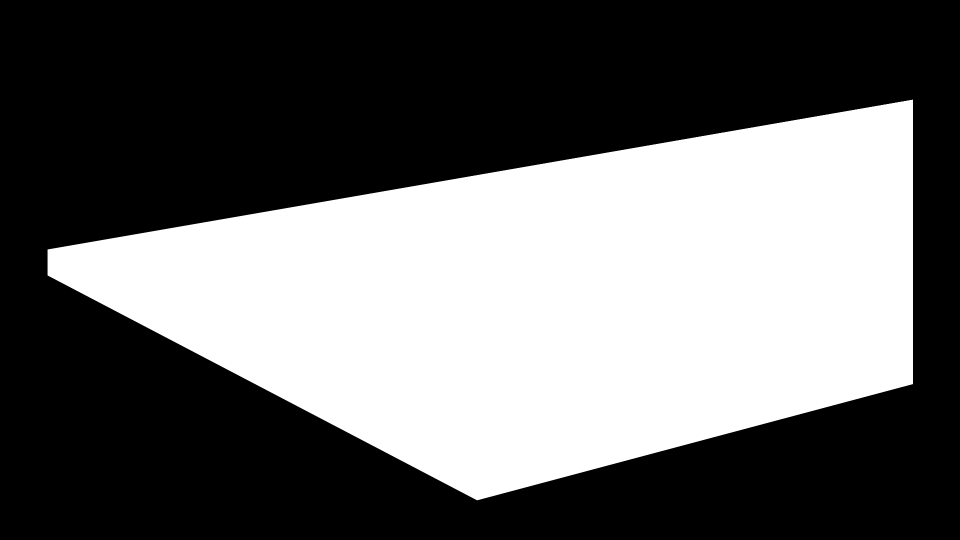
#> input picture analysis/demo/masks/fish.png, 1920 x 1080 px, found by its file name (shown at 1/2 size)
$ python detection_prototyping_class.py
#> lines starting #> are read from the running program, lines starting #| are printed output that depends on the picture; pictures that were not available may be replaced by others from this repository, and a replacement may not be noted
import os
from math import cos, sin

import cv2 as cv
import numpy as np

fish_area_mask = cv.imread("masks/fish.png", cv.IMREAD_GRAYSCALE)
#> fish_area_mask is the input picture: shape (1080, 1920); min 0, max 255, mean 102.5
full_area_mask = cv.imread("masks/full.png", cv.IMREAD_GRAYSCALE)
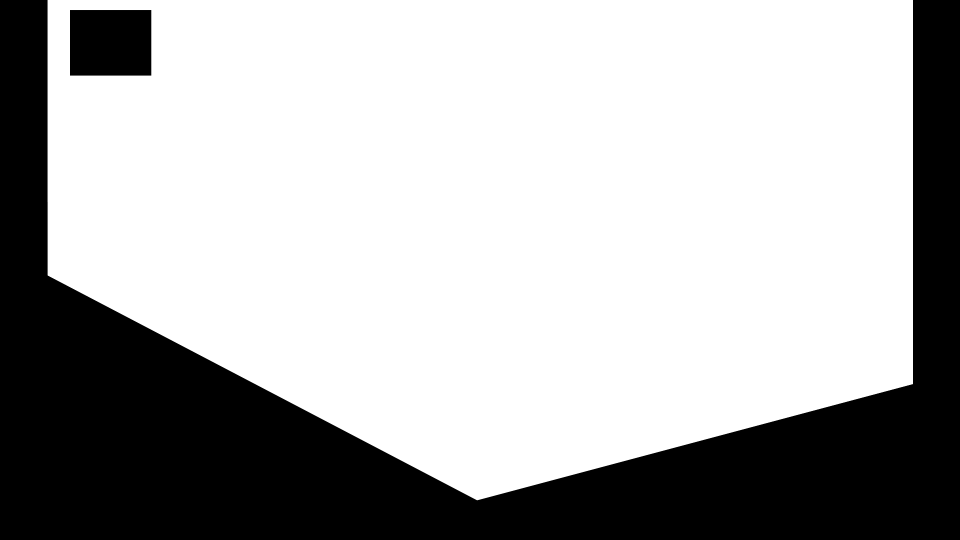
#> input picture analysis/demo/masks/full.png, 1920 x 1080 px, found by its file name (shown at 1/2 size)
#> full_area_mask is the input picture: shape (1080, 1920); min 0, max 255, mean 174.2
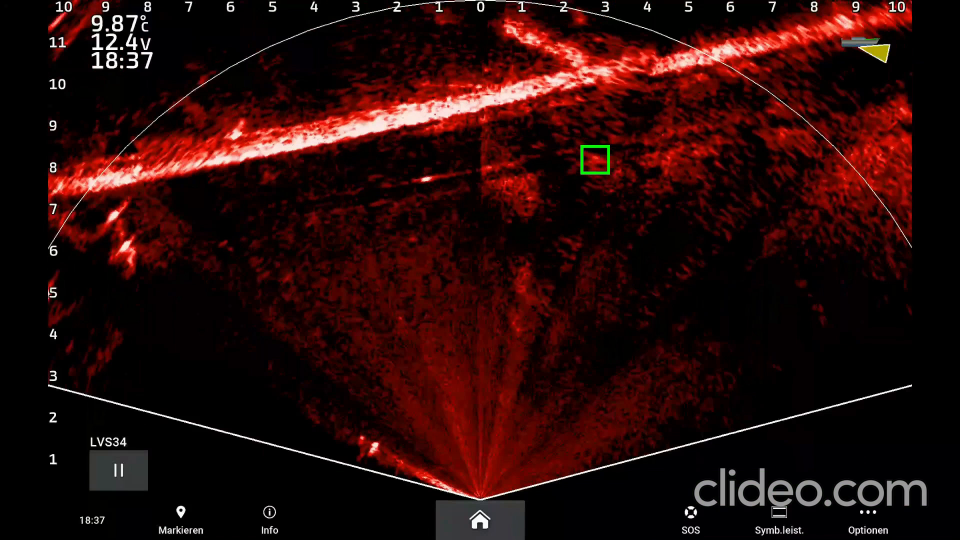
#> input picture frame 4 of tests/data/raw/videos/trimmed_video_minimal.mp4, 1920 x 1080 px, given in place of 20_10_std_dev_threshold_2_median_11_drop_duplicates_crop.mp4, which was not available (shown at 1/2 size)
#> further down, raw_frame is the input picture: shape (1080, 1920, 3); mean B, G, R 9.2, 10.5, 39.6


class Object:
    def __init__(self, identifier, contour, frame_number):
        self.ID = identifier
        self.frames_observed = [frame_number]
        self.show = [False]
        self.contours = [contour]

        x, y, w, h = cv.boundingRect(contour)
        self.midpoints = [(int(x + w / 2), int(y + h / 2))]

        self.classification = ["Objekt"]

        self.velocity = []
        self.mean_v = None
        self.mean_v_last_10 = None
        self.river_rot = -2.7229

    # [8 lines left out: function update_object, not called in this run]

    def draw_bounding_box(self, img, color):
        x, y, w, h = cv.boundingRect(self.contours[-1])
        cv.rectangle(img, (x, y), (x + w, y + h), color, 2)
        cv.putText(
            img,
            (self.classification[-1] + " " + str(self.ID)),
            (x, y - 10),
            cv.FONT_HERSHEY_SIMPLEX,
            0.75,
            color,
            2,
        )
        # if self.mean_v is not None:
        #     cv.putText(img, (str(self.mean_v[0])),
        #                      (x, y + 10), cv.FONT_HERSHEY_SIMPLEX, 0.75, color, 2)
        return img

    # [31 lines left out: functions draw_classifications_box, calculate_speed, not called in this run]

    def draw_past_midpoints(self, img, color):
        for point in self.midpoints:
            cv.circle(img, point, 2, color, -1)
        return img

    def occurences_in_last_x(self, frame_number, x):
        a = np.array(self.frames_observed, dtype="int")
        return a[a >= frame_number - x].shape[0]

    # [22 lines left out: function classify_object, not called in this run]

    def rotate_vector(self, vec, theta):
        rot = np.array([[cos(theta), -sin(theta)], [sin(theta), cos(theta)]])
        return np.dot(rot, vec)


class FishDetector:
    def __init__(self, filename):
        self.filename = filename
        self.current_frame = None
        self.framebuffer = None
        self.buffer_size = 120
        self.frame_number = 0  # TOD Must not overflow - recycle

        self.current_mean = None
        self.current_enhanced = None
        self.current_tracked = None
        self.current_labeled = None
        self.current_output = None
        self.points_of_interest_filter = None
        self.raw_frame = None

        # Detection and Tracking
        self.detections = {}
        self.current_objects = {}
        self.associations = []
        self.max_obj_index = 0
        self.max_association_dist = 60

        self.phase_out_after_x_frames = 5
        self.min_occurences_in_last_x_frames = (13, 15)

        # Classification
        self.river_pixel_velocity = (-1.91, -0.85)
        self.rotation_rad = -2.7229

        fname_temp = os.path.split(self.filename)
        self.mean_stddev_file = (
            fname_temp[0] + "/mean_std_dev/" + fname_temp[1] + "_mean_stddev_.npz"
        )
        try:
            temp = np.load(self.mean_stddev_file)
            self.long_mean = temp["mean"]
            self.long_std_dev = temp["std_dev"]
        except FileNotFoundError:
            print("No existing mean and std-dev file")
            self.long_mean = None
            self.long_std_dev = None

    def process_frame(self, frame, raw_frame):
        self.raw_frame = raw_frame
#> self.raw_frame = empty array
        self.current_frame = self.rgb_to_gray(frame)
#> in rgb_to_gray, `return cv.cvtColor(img, cv.COLOR_BGR2GRAY)`:
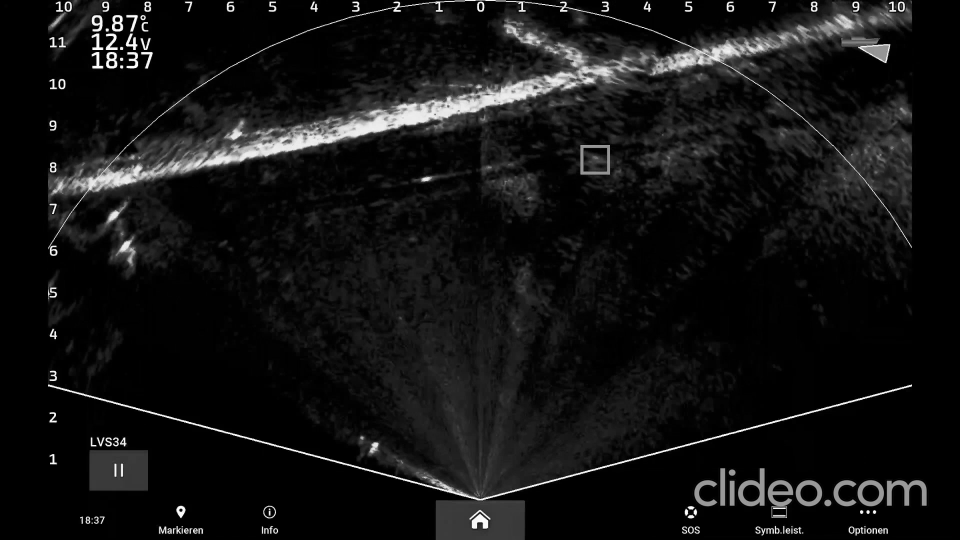
#> returned value: shape (1080, 1920) (shown at 1/2 size); min 0, max 255, mean 19
        # self.current_output = self.enhance_frame(frame)
        self.current_output = self.detect_and_track(self.current_frame)

        # self.current_output = self.mask_regions(self.current_output, area='fish')
        self.frame_number += 1
        return self.current_output

    # [17 lines left out: function enhance_frame, not called in this run]

    def detect_and_track(self, frame):
        self.find_points_of_interest(frame, mode="contour")
        self.associate_detections()
        self.current_output = cv.cvtColor(frame, cv.COLOR_GRAY2BGR)

        self.filter_objects()

        # [6 lines of commented-out code are left out]
        raw_output = self.draw_objects(self.raw_frame, classifications=True)
        self.current_output = self.draw_objects(self.current_output, debug=True)
        # self.current_tracked = self.draw_objects(cv.cvtColor(frame, cv.COLOR_GRAY2BGR), debug=True)

        return self.current_output, raw_output

    # [19 lines left out: function draw_associations, not called in this run]

    def draw_objects(self, img, debug=False, classifications=False):
        for ID, obj in self.current_objects.items():
            if obj.show[-1]:
                if classifications:
                    obj.draw_classifications_box(img)
                else:
                    if obj.classification[-1] == "Fisch":
                        obj.draw_bounding_box(img, color=(0, 255, 0))
                        obj.draw_past_midpoints(img, color=(0, 255, 0))
                    else:
                        obj.draw_bounding_box(img, color=(255, 0, 0))
                        obj.draw_past_midpoints(img, color=(255, 0, 0))
            elif (obj.frames_observed[-1] == self.frame_number) & debug:
                obj.draw_bounding_box(img, color=(20, 20, 20))
                obj.draw_past_midpoints(img, color=(20, 20, 20))

            elif debug:
                obj.draw_bounding_box(img, color=(50, 50, 50))

            # if debug:
            # cv.circle(img, (obj.midpoints[-1][0], obj.midpoints[-1][1]),
            #           int(self.max_association_dist/2), (0, 0, 255), 1)

        return img

    def filter_objects(self):
        to_delete = []
        for ID, obj in self.current_objects.items():
            # Delete if it hasn't been observed in the last 5 frames
            if (
                self.frame_number - obj.frames_observed[-1]
                > self.phase_out_after_x_frames
            ):
                to_delete.append(ID)
                continue

            # Show if 8 occurences in the last 10 frames
            if (
                obj.occurences_in_last_x(
                    self.frame_number, self.min_occurences_in_last_x_frames[1]
                )
                >= self.min_occurences_in_last_x_frames[0]
            ):
                obj.show[-1] = True
            else:
                obj.show[-1] = False

        for key in to_delete:
            self.current_objects.pop(key)

    def associate_detections(self):
        if len(self.current_objects) == 0:
            self.current_objects = self.detections
            return

        object_midpoints = [
            existing_object.midpoints[-1]
            for _, existing_object in self.current_objects.items()
        ]
        object_ids = list(self.current_objects.keys())
        new_objects = []
        self.associations = []
        for detection_id, detection in self.detections.items():
            min_id, min_dist = self.closest_point(
                detection.midpoints[-1], object_midpoints
            )
            if min_dist < self.max_association_dist:
                self.associations.append(
                    {
                        "detection_id": detection.ID,
                        "existing_object_id": object_ids[min_id],
                        "distance": min_dist,
                    }
                )
            else:
                new_objects.append(detection)

        for new_object in new_objects:
            self.current_objects[new_object.ID] = new_object

        for association in self.associations:
            self.current_objects[association["existing_object_id"]].update_object(
                self.detections[association["detection_id"]]
            )

        return

    # [6 lines left out: function closest_point, not called in this run]

    def find_points_of_interest(self, img, mode="contour"):
#> called with mode = 'contour'
        if mode == "contour":
            # Make positive and negative differences the same
            img = (abs(img.astype("int16") - 125) + 125).astype("uint8")
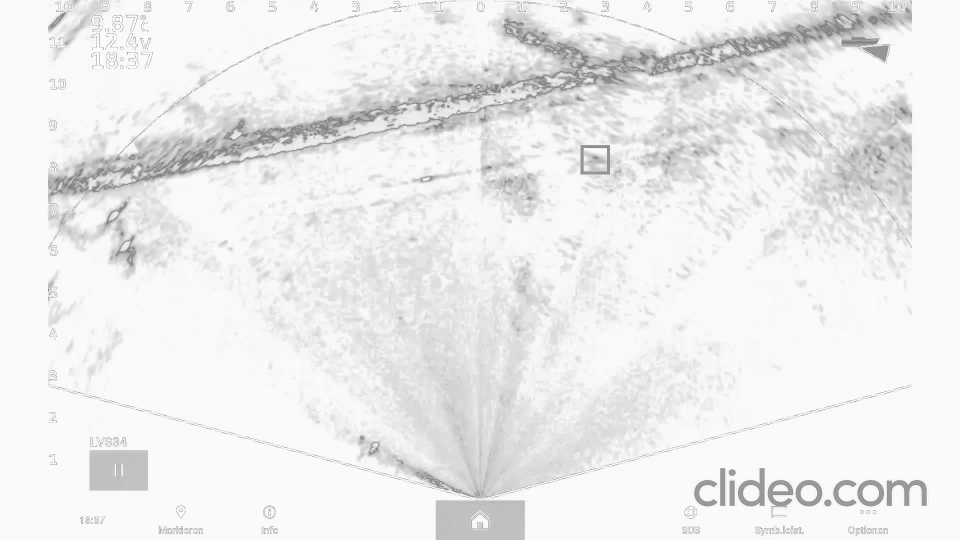
#> img: shape (1080, 1920) (shown at 1/2 size); min 125, max 255, mean 236.3

            # Consolidate the points
            img = cv.GaussianBlur(img.astype("uint8"), (101, 101), 0)
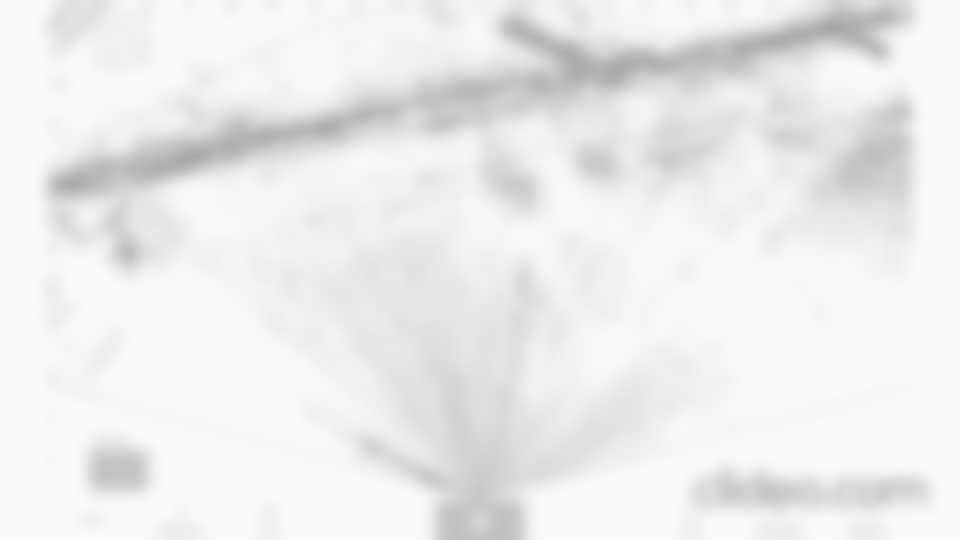
#> img: shape (1080, 1920) (shown at 1/2 size); min 167, max 250, mean 236.3

            # Threshold
            ret, thres = cv.threshold(img, 127, 255, 0)
#> thres: shape (1080, 1920); every value is 255

            # Alternative consolidation - dilate
            # kernel = np.ones((51, 51), 'uint8')
            # thres = cv.dilate(thres, kernel, iterations=1)
            # img = self.spatial_filter(img, kernel_size=15, method='median')

            contours, hier = cv.findContours(
                thres, cv.RETR_EXTERNAL, cv.CHAIN_APPROX_SIMPLE
            )
#> contours = [[[0, 0], [0, 1079], [1919, 1079], [1919, 0]]]
            self.points_of_interest_filter = thres
            self.detections = {}
            for contour in contours:
                new_object = Object(self.get_new_id(), contour, self.frame_number)
                self.detections[new_object.ID] = new_object
#> this loop made 1 pass
#> (x in Object, y in Object, w in Object) on pass 1: (0, 0, 1920)
#> after the loop, self.detections = 1 item

            return self.detections

        elif mode == "blob":  # TOD there is an issue, it Segmentation faults instantly
            blob_detector = cv.SimpleBlobDetector()
            keypoints = blob_detector.detect(img)
            # cv2.DRAW_MATCHES_FLAGS_DRAW_RICH_KEYPOINTS ensures the size of the circle corresponds to the size of blob
            im_with_keypoints = cv.drawKeypoints(
                img,
                keypoints,
                img,
                (0, 0, 255),
                cv.DRAW_MATCHES_FLAGS_DRAW_RICH_KEYPOINTS,
            )
            return im_with_keypoints

    # [45 lines left out: functions update_buffer, calc_difference, threshold_diff, create_mean_std_dev, mask_regions, not called in this run]

    @staticmethod
    def rgb_to_gray(img):
        return cv.cvtColor(img, cv.COLOR_BGR2GRAY)

    # [6 lines left out: function spatial_filter, not called in this run]

    def get_new_id(self):
        if self.max_obj_index > 300000:
            self.max_obj_index = 0
        self.max_obj_index += 1
        return self.max_obj_index

    # [9 lines left out: function is_duplicate, not called in this run]


if __name__ == "__main__":
    enhanced = True
    # recording_file = "recordings/Schwarm_einzel_jet_to_gray_snippet.mp4"
    recording_file = "output/normed_120_10_std_dev_threshold_2_median_11_drop_duplicates_crop.mp4"  # enhanced
    # recording_file = "output/components/final_old_moving_average_5s.mp4"  # enhanced
    # recording_file = "recordings/new_settings/22-11-14_start_15-21-23_crop.mp4"

    write_file = False
    # output_file = "output/components/normed_120_10_std_dev_threshold_2_median_11_schwarm_temp.mp4"
    output_file = "output/components/presentation_v1.mp4"
    # output_file = "output/normed_120_minus_10.mp4"
    # output_file = "output/normed_120_10_std_dev_threshold_2.mp4"

    # Input
    video_cap = cv.VideoCapture(recording_file)
    frame_by_frame = False
    previous_img = False

    # grab the width, height, and fps of the frames in the video stream.
    frame_width = int(video_cap.get(cv.CAP_PROP_FRAME_WIDTH))
    frame_height = int(video_cap.get(cv.CAP_PROP_FRAME_HEIGHT)) * 2
    fps = int(video_cap.get(cv.CAP_PROP_FPS))

    # initialize the FourCC and a video writer object
    fourcc = cv.VideoWriter_fourcc("m", "p", "4", "v")
    video_writer = cv.VideoWriter(output_file, fourcc, fps, (frame_width, frame_height))

    # Initialize FishDetector Instance
    detector = FishDetector(recording_file)

    frame_no = 0
    frames_total = int(video_cap.get(cv.CAP_PROP_FRAME_COUNT))
    while video_cap.isOpened():
        ret, raw_frame = video_cap.read()
        # if frame is read correctly ret is True
        if not ret:
            print("Can't receive frame (stream end?). Exiting ...")
            break

        # Start timer
        frame_no += 1
        timer = cv.getTickCount()

        # Detection
        if enhanced:
            enhanced_frame = raw_frame[:1080, :, :]
            output, raw_classified = detector.process_frame(
                enhanced_frame, raw_frame[1080:, :, :]
            )
#> the loop in filter_objects, `for ID, obj in self.current_objects.items(): # Delete if it hasn't bee..` made 1 pass
#> (ID, a in occurences_in_last_x) on pass 1: (1, [0])
#> after the loop in filter_objects, `for ID, obj in self.current_objects.items():`: to_delete = []
#> the loop in draw_objects, `for ID, obj in self.current_objects.items():` made 1 pass
#> ID on pass 1: 1
#> in detect_and_track, `raw_output = self.draw_objects(self.raw_frame, classifications=True)`: raw_output = empty array
#> the loop in draw_objects (call 2), `for ID, obj in self.current_objects.items():` made 1 pass
#> ID on pass 1: 1
#> raw_classified = empty array
        else:
            output = detector.process_frame(raw_frame)

        # Calculate Frames per second (FPS)
        fps = cv.getTickFrequency() / (cv.getTickCount() - timer)

        # Output
        if enhanced:
            disp = np.concatenate((output, raw_classified))
        else:
            disp = np.concatenate((output, raw_frame))
        cv.putText(
            disp,
            "FPS : " + str(int(fps)),
            (150, 50),
            cv.FONT_HERSHEY_SIMPLEX,
            0.75,
            (255, 255, 255),
            2,
        )
#> disp: shape (1080, 1920, 3); min 0, max 255, mean 19.1
        cv.imshow("frame", disp)
        if write_file:
            # disp = cv.cvtColor(disp, cv.COLOR_GRAY2BGR)
            video_writer.write(disp)
        if frame_no % 20 == 0:
            print(f"Processed {frame_no/frames_total*100} % of video.")
            if frame_no / frames_total * 100 > 35:
                pass

        if not frame_by_frame:
            usr_input = cv.waitKey(1)
#> (key Esc is pressed here)
        if usr_input == ord(" "):
            if cv.waitKey(0) == ord(" "):
                frame_by_frame = True
            else:
                frame_by_frame = False
            print("Press any key to continue ... ")
        if usr_input == 27:
            break

    video_cap.release()
    video_writer.release()
    cv.destroyAllWindows()
